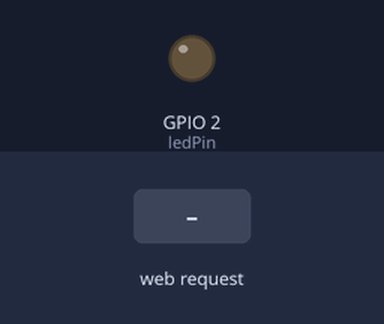
This sketch was run on a simulated ESP32. On the bench: output pins drawn as LEDs (lit = HIGH). The test bench sets the inputs (shaded band). WiFi joins after 1.5 s; servers stay silent unless stated; what the sketch prints to the serial monitor is not drawn.

Above: at 2.7 s.
2.8 s: HTTP request GET /on received
At 3.6 s:
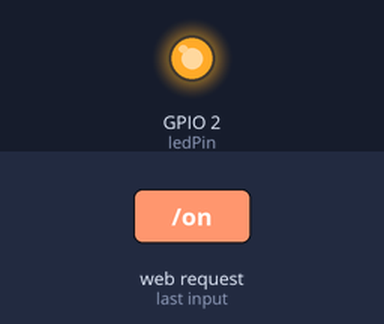
4.3 s: HTTP request GET /off received
At 4.8 s:
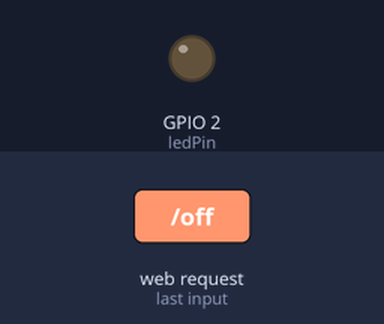
Timing chart, 0 to 7.3 s (numbered marks = the images above; inputs shaded):
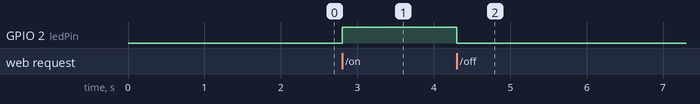

The sketch:

03_Web_LED_Control.ino
```cpp
// CarloHustle TV - ESP32 Daily Project 03
// Uses WiFi.h and WebServer.h included with the Espressif ESP32 board package.

#include <WebServer.h>
#include <WiFi.h>

const char *ssid = "YOUR_WIFI_NAME";
const char *password = "YOUR_WIFI_PASSWORD";
const int ledPin = 2;

WebServer server(80);

void showHomePage() {
  const bool isOn = digitalRead(ledPin) == HIGH;
  const char *state = isOn ? "ON" : "OFF";
  const char *nextAction = isOn ? "off" : "on";

  String page = "<!doctype html><html><head><meta name='viewport' content='width=device-width,initial-scale=1'>";
  page += "<title>CarloHustle ESP32 LED</title></head><body style='font-family:Arial;text-align:center;margin-top:64px'>";
  page += "<h1>ESP32 LED is ";
  page += state;
  page += "</h1><p><a href='/";
  page += nextAction;
  page += "'><button style='font-size:24px;padding:16px 28px'>Turn ";
  page += isOn ? "OFF" : "ON";
  page += "</button></a></p></body></html>";

  server.send(200, "text/html", page);
}

void setLed(bool isOn) {
  digitalWrite(ledPin, isOn ? HIGH : LOW);
  server.sendHeader("Location", "/");
  server.send(303);
}

void setup() {
  Serial.begin(115200);
  pinMode(ledPin, OUTPUT);
  digitalWrite(ledPin, LOW);

  WiFi.begin(ssid, password);
  Serial.print("Connecting to Wi-Fi");
  while (WiFi.status() != WL_CONNECTED) {
    delay(500);
    Serial.print('.');
  }

  Serial.printf("\nOpen http://%s in a browser\n", WiFi.localIP().toString().c_str());

  server.on("/", HTTP_GET, showHomePage);
  server.on("/on", HTTP_GET, []() { setLed(true); });
  server.on("/off", HTTP_GET, []() { setLed(false); });
  server.begin();
}

void loop() {
  server.handleClient();
}
```

Measured:
- after the input at 2.8 s, GPIO 2 (ledPin): LOW → HIGH at once
- after the input at 4.3 s, GPIO 2 (ledPin): HIGH → LOW at once
